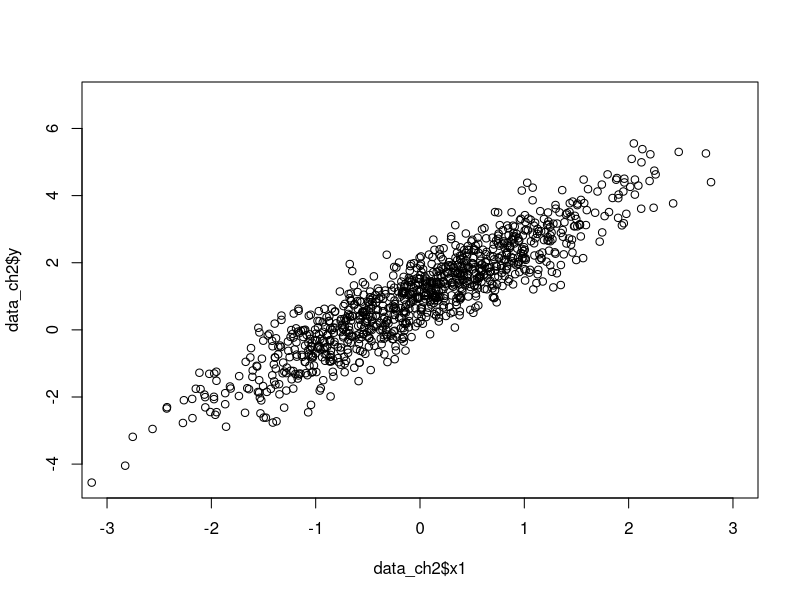
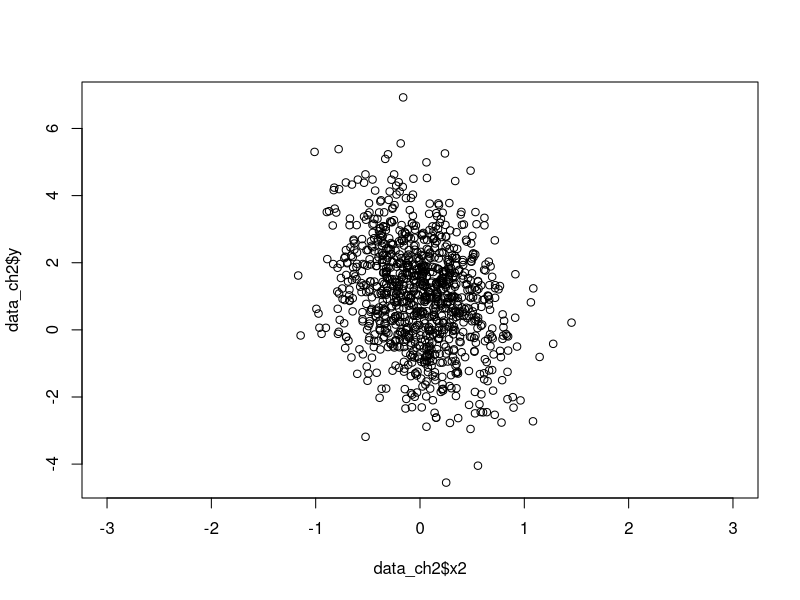

These figures' R source, in order:
# Simple Regression
y = c(7,3,5,6,1,2) # y= # of cup of coffee
x = c(1,0,1,1,0,0) # x= baby cried


## Original model:               y = b0 + b1x + u
## Estimated model (prediction): yhat = b0hat + b1hatx
## Estimated model (prediction): yhat = 2 + 4x
## H0: b0 = 0; t = b0hat/se 
## H0: b1 = 0; t = b1hat/se
lm <- lm(y~x)
typeof(lm)
class(lm)
summary(lm)

# R-squared Illustration

library(readxl)
data_ch2 <- read_excel('data_ch2.xlsx')
plot(data_ch2$x1, data_ch2$y, xlim = c(-3,3))
plot(data_ch2$x2, data_ch2$y, xlim = c(-3,3))

summary(lm(y~x1, data = data_ch2))
summary(lm(y~x2, data = data_ch2))

# Data set: charity




## Q1.What is the average gift in the sample of 4268 people? 
## What percentage of people gave no gift?


## Q2. Estimate the model that gift is a function of mails sent.


## Q3. Interpret the slope coefficient. If each mailing costs one guilder (Dutch currency), is the charity expected to make a net gain on each mailing? Does this mean the charity makes a net gain on every mailing? Explain.


## Q4. What is the smallest predicted charitable contribution in the sample? Using this simple regression analysis, can you ever predict zero for gift?


# Simulation: Unbiased and variance

## Unbiased part